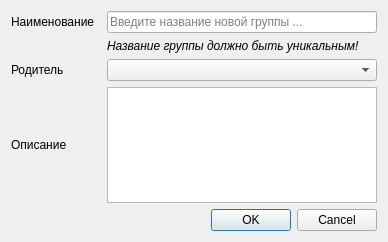
<?xml version="1.0" encoding="UTF-8"?>
<ui version="4.0">
 <class>addGroupDialog</class>
 <widget class="QDialog" name="addGroupDialog">
  <property name="geometry">
   <rect>
    <x>0</x>
    <y>0</y>
    <width>388</width>
    <height>242</height>
   </rect>
  </property>
  <property name="sizePolicy">
   <sizepolicy hsizetype="Preferred" vsizetype="Preferred">
    <horstretch>0</horstretch>
    <verstretch>0</verstretch>
   </sizepolicy>
  </property>
  <property name="windowTitle">
   <string>Добавление новой группы</string>
  </property>
  <property name="modal">
   <bool>false</bool>
  </property>
  <layout class="QGridLayout" name="gridLayout">
   <item row="2" column="2">
    <widget class="QComboBox" name="parentBox"/>
   </item>
   <item row="0" column="2">
    <widget class="QLineEdit" name="groupEdit">
     <property name="maxLength">
      <number>50</number>
     </property>
     <property name="placeholderText">
      <string>Введите название новой группы ...</string>
     </property>
    </widget>
   </item>
   <item row="0" column="0">
    <widget class="QLabel" name="groupLabel">
     <property name="text">
      <string>Наименование</string>
     </property>
    </widget>
   </item>
   <item row="2" column="0">
    <widget class="QLabel" name="parentLabel">
     <property name="text">
      <string>Родитель</string>
     </property>
    </widget>
   </item>
   <item row="3" column="0">
    <widget class="QLabel" name="descriptionLabel">
     <property name="text">
      <string>Описание</string>
     </property>
    </widget>
   </item>
   <item row="4" column="0" colspan="3">
    <widget class="QDialogButtonBox" name="buttonBox">
     <property name="orientation">
      <enum>Qt::Horizontal</enum>
     </property>
     <property name="standardButtons">
      <set>QDialogButtonBox::Cancel|QDialogButtonBox::Ok</set>
     </property>
    </widget>
   </item>
   <item row="1" column="2">
    <widget class="QLabel" name="label">
     <property name="font">
      <font>
       <italic>true</italic>
      </font>
     </property>
     <property name="text">
      <string>Название группы должно быть уникальным!</string>
     </property>
    </widget>
   </item>
   <item row="3" column="2">
    <widget class="QTextEdit" name="descriptionEdit"/>
   </item>
  </layout>
 </widget>
 <resources/>
 <connections>
  <connection>
   <sender>buttonBox</sender>
   <signal>accepted()</signal>
   <receiver>addGroupDialog</receiver>
   <slot>accept()</slot>
   <hints>
    <hint type="sourcelabel">
     <x>248</x>
     <y>254</y>
    </hint>
    <hint type="destinationlabel">
     <x>157</x>
     <y>274</y>
    </hint>
   </hints>
  </connection>
  <connection>
   <sender>buttonBox</sender>
   <signal>rejected()</signal>
   <receiver>addGroupDialog</receiver>
   <slot>reject()</slot>
   <hints>
    <hint type="sourcelabel">
     <x>316</x>
     <y>260</y>
    </hint>
    <hint type="destinationlabel">
     <x>286</x>
     <y>274</y>
    </hint>
   </hints>
  </connection>
 </connections>
</ui>
